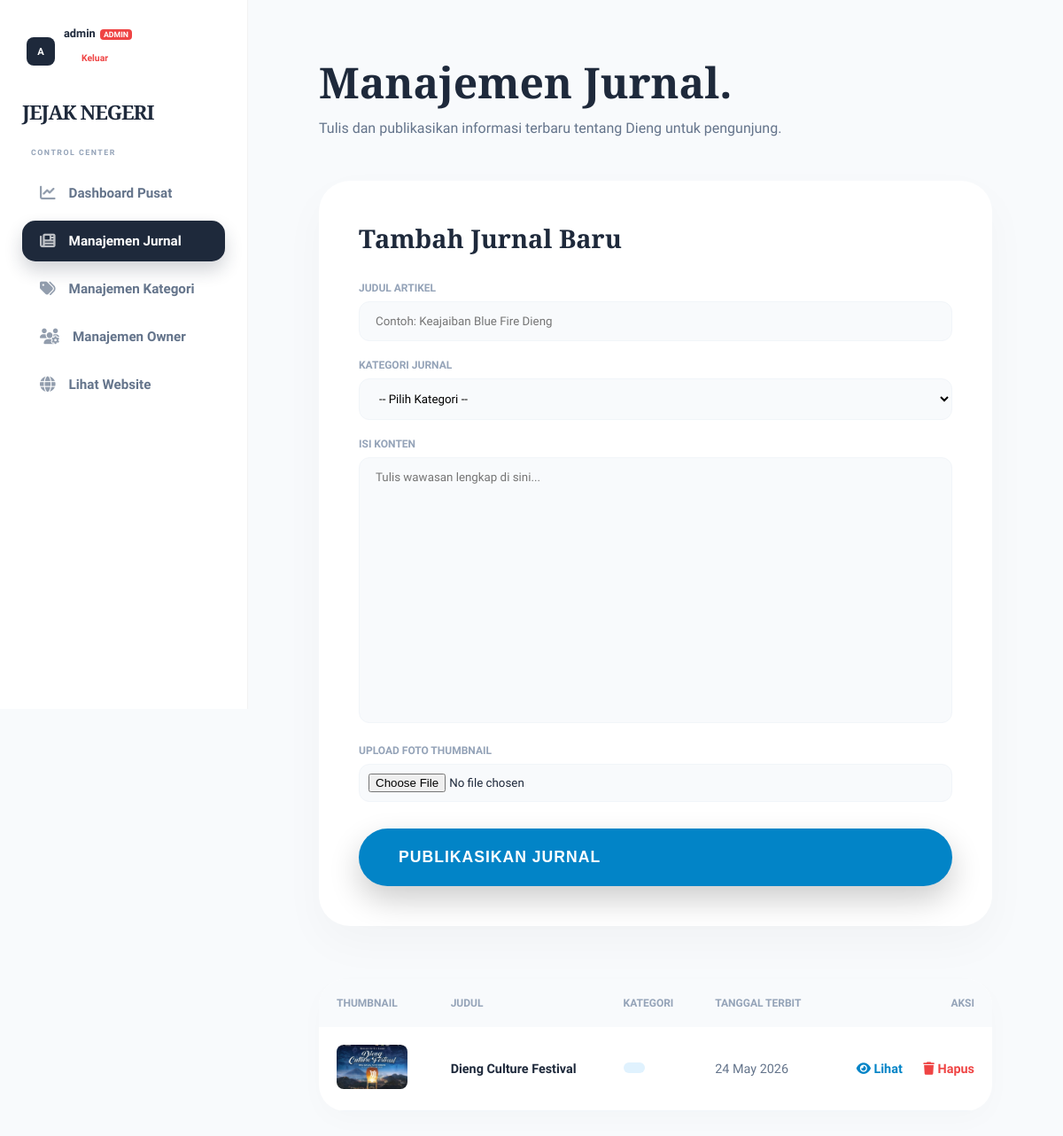
The page /manage_articles.php (signed in) on the database its author committed.
### tables this page shows
CREATE TABLE `articles` (
  `id` int NOT NULL,
  `title` varchar(255) NOT NULL,
  `content` text NOT NULL,
  `category` varchar(50) NOT NULL,
  `image_url` text,
  `author_id` int DEFAULT NULL,
  `created_at` timestamp NOT NULL DEFAULT CURRENT_TIMESTAMP
);

### manage_articles.php (the view, shortened to what this page needs)
<?php
include 'db_config.php';
$art_res = mysqli_query($conn, "SELECT * FROM articles ORDER BY created_at DESC");
?>
<!DOCTYPE html>
<html lang="id">
<head>
    <link rel="stylesheet" href="https://cdnjs.cloudflare.com/ajax/libs/font-awesome/6.4.0/css/all.min.css">
    <link rel="stylesheet" href="style.css?v=1.5">
</head>
<body style="background: #f8fafc;">
    <?php include 'sidebar.php'; ?>
    <main class="content-area-with-sidebar" style="padding: 60px 80px;">
        <div style="margin-bottom: 50px;">
            <h1 style="font-family: 'Playfair Display'; font-size: 3rem; margin-bottom: 10px;">Manajemen Jurnal<span>.</span></h1>
            <p style="color: #64748b;">Tulis dan publikasikan informasi terbaru tentang Dieng untuk pengunjung.</p>
        </div>
        <div class="form-container">
            <h3 style="font-family: 'Playfair Display'; font-size: 1.8rem; margin-bottom: 30px;">Tambah Jurnal Baru</h3>
            <form action="manage_articles.php" method="POST" enctype="multipart/form-data">
                <div class="input-wrap">
                    <label>Judul Artikel</label>
                    <input type="text" name="title" class="dash-input" placeholder="Contoh: Keajaiban Blue Fire Dieng" required>
                </div>
                <div class="input-wrap">
                    <label>Kategori Jurnal</label>
                    <select name="category" class="dash-input" required>
                        <option value="" disabled selected>-- Pilih Kategori --</option>
                    </select>
                </div>
                <div class="input-wrap">
                    <label>Isi Konten</label>
                    <textarea name="content" class="dash-input" style="height: 300px; resize: none;" placeholder="Tulis wawasan lengkap di sini..." required></textarea>
                </div>
                <div class="input-wrap">
                    <label>Upload Foto Thumbnail</label>
                    <input type="file" name="image" class="dash-input" style="padding: 10px;" accept="image/*" required>
                </div>
                <button type="submit" name="add_article" class="btn-premium" style="width: 100%; border: none; background: var(--accent); color: white; margin-top: 10px;">
                    Publikasikan Jurnal
                </button>
            </form>
        </div>
        <div class="table-container">
            <table>
                <thead>
                    <tr>
                        <th>Thumbnail</th>
                        <th>Judul</th>
                        <th>Kategori</th>
                        <th>Tanggal Terbit</th>
                        <th style="text-align: right;">Aksi</th>
                    </tr>
                </thead>
                <tbody>
                    <?php while($art = mysqli_fetch_assoc($art_res)): ?>
                    <tr>
                        <td>
                            <?php if($art['image_url']): ?>
                                <img src="<?= $art['image_url'] ?>" style="width: 80px; height: 50px; object-fit: cover; border-radius: 8px;">
                            <?php else: ?>
                                <div style="width: 80px; height: 50px; background: #f1f5f9; border-radius: 8px; display: flex; align-items: center; justify-content: center; color: #94a3b8;"><i class="fas fa-image"></i></div>
                            <?php endif; ?>
                        </td>
                        <td style="font-weight: 700; color: var(--primary);"><?= $art['title'] ?></td>
                        <td>
                            <span class="badge-category"><?= htmlspecialchars($art['category'] ?? 'Umum') ?></span>
                        </td>
                        <td style="color: #64748b;"><?= date('d M Y', strtotime($art['created_at'])) ?></td>
                        <td style="text-align: right;">
                            <a href="article_detail.php?id=<?= $art['id'] ?>" target="_blank" style="color: var(--accent); text-decoration: none; font-weight: 700; margin-right: 20px;"><i class="fas fa-eye"></i> Lihat</a>
                            <a href="manage_articles.php?delete=<?= $art['id'] ?>" onclick="return confirm('Hapus jurnal ini?')" style="color: #ef4444; text-decoration: none; font-weight: 700;"><i class="fas fa-trash"></i> Hapus</a>
                        </td>
                    </tr>
                    <?php endwhile; ?>
                </tbody>
            </table>
        </div>
    </main>
</body>
</html>

### style.css (style rules this page uses)
:root { --primary: #1e293b; --accent: #0284c7; --nature: #059669; --bg-light: #f8fafc; --card-bg: #ffffff; --sidebar-width: 280px; --radius-lg: 30px; --radius-md: 20px; --shadow-soft: 0 10px 40px rgba(0,0,0,0.04); --transition: all 0.5s cubic-bezier(0.16, 1, 0.3, 1); }
* { margin: 0; padding: 0; box-sizing: border-box; -webkit-font-smoothing: antialiased; }
body { font-family: 'Plus Jakarta Sans', sans-serif; background-color: var(--bg-light); color: var(--primary); min-height: 100vh; overflow-x: hidden; }
.content-area-with-sidebar { margin-left: var(--sidebar-width); width: calc(100% - var(--sidebar-width)); min-height: 100vh; position: relative; }
.btn-premium { display: inline-flex; align-items: center; gap: 15px; padding: 22px 45px; background: #ffffff; color: var(--primary); text-decoration: none; border-radius: 50px; font-weight: 800; font-size: 1.1rem; text-transform: uppercase; letter-spacing: 1px; box-shadow: 0 15px 35px rgba(0,0,0,0.2); transition: var(--transition); }

### manage_articles.php (style rules this page uses)
.form-container { background: white; padding: 45px; border-radius: 35px; margin-bottom: 60px; box-shadow: 0 20px 50px rgba(0,0,0,0.03); }
.input-wrap { margin-bottom: 20px; }
.input-wrap label { display: block; font-size: 0.75rem; font-weight: 700; color: #94a3b8; margin-bottom: 8px; text-transform: uppercase; }
.dash-input { width: 100%; padding: 14px 18px; border-radius: 12px; border: 1.5px solid #f1f5f9; background: #f8fafc; font-family: inherit; transition: 0.3s; }
.table-container { background: white; border-radius: 30px; overflow: hidden; box-shadow: 0 10px 30px rgba(0,0,0,0.02); }
table { width: 100%; border-collapse: collapse; }
th { background: #f8fafc; padding: 20px; text-align: left; font-size: 0.75rem; text-transform: uppercase; color: #94a3b8; }
td { padding: 20px; border-bottom: 1px solid #f1f5f9; font-size: 0.9rem; }
.badge-category { background: #e0f2fe; color: #0369a1; padding: 6px 12px; border-radius: 20px; font-size: 0.75rem; font-weight: 700; display: inline-block; text-transform: uppercase; }

### rows shown on the page
articles: image_url (picture), title "Dieng Culture Festival", created_at "24 May 2026"

### other values the page prints
substr($_SESSION['username'], 0, 1) "A"
$_SESSION['username'] "admin"
$role "ADMIN"
